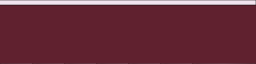

This game map was drawn from its Tiled (.tmx) file and the tilesets committed beside it. A one-line description and the full map source follow:
An orthogonal 8x2 tile map with 32x32 px tiles, 1 tile layer (Tile Layer 1).

<map version="1.0" tiledversion="1.1.5" orientation="orthogonal" renderorder="right-down" width="8" height="2" tilewidth="32" tileheight="32" infinite="0" nextobjectid="1">
 <tileset firstgid="1" source="../tilesets/MuseumTiles.tsx" />
 <layer name="Tile Layer 1" width="8" height="2">
  <data encoding="csv">
3,3,3,3,3,3,3,4,
7,7,7,7,7,7,7,8
</data>
 </layer>
</map>
